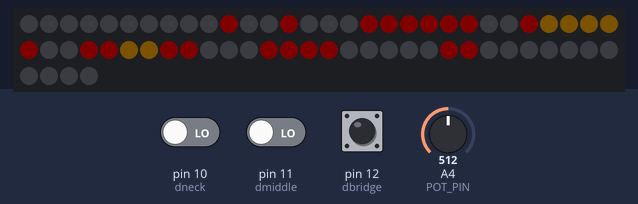
A sketch run on a simulated Arduino Uno, built with avr-gcc and run on an emulated ATmega328P. Parts: 64 RGB LEDs in strip order, left to right, continuing on the next row. The inputs (shaded band) are chosen by the test bench; at power-on: pin 10 (dneck) LOW, A4 (POT_PIN) = 512, pin 11 (dmiddle) LOW, pin 12 (dbridge) HIGH. Dim RGB values are drawn brighter than linear; random numbers use the default seed unless the sketch sets one.

Above: at 1.2 s.
1.3 s: pin 10 (dneck) driven HIGH
At 1.48 s:
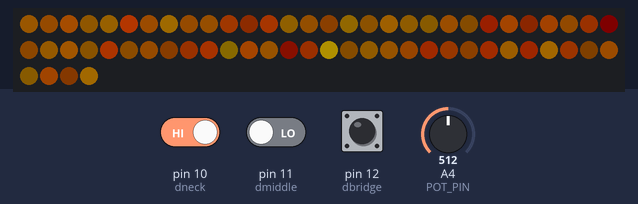
3.7 s: A4 (POT_PIN) set to 0
At 4.2 s:
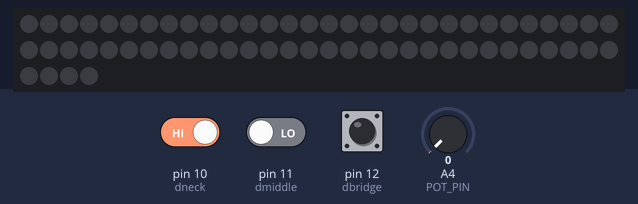
5.4 s: A4 (POT_PIN) set to 122
At 5.55 s:
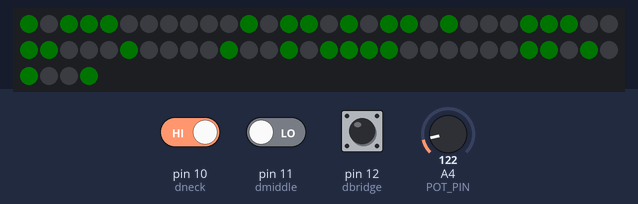
8.4 s: A4 (POT_PIN) set to 306
At 8.87 s:
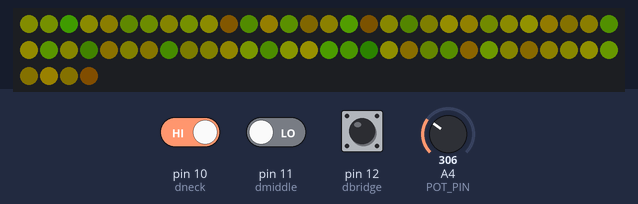
11.1 s: A4 (POT_PIN) set to 511
At 11.27 s:
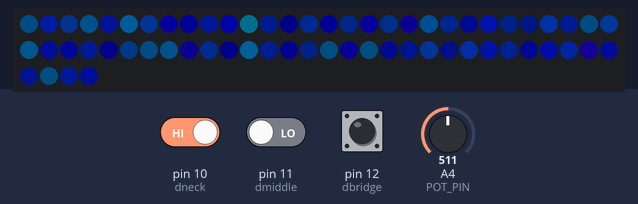
14.1 s: pin 10 (dneck) driven LOW
At 14.9 s:
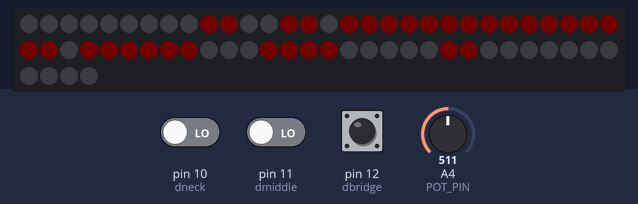
Timing chart, 0 to 17.1 s (numbered marks = the images above; inputs shaded):
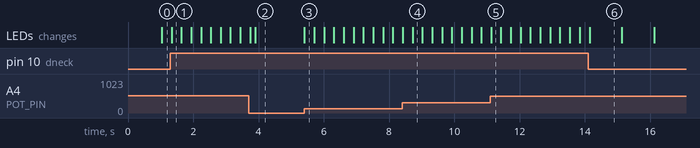

The sketch:

led_matrix.ino
```cpp
#include <FastLED.h>

// possible ideas:

// result = pgm_read_byte(&gamma8[input]);
const uint8_t PROGMEM gamma8[] = {
    0,  0,  0,  0,  0,  0,  0,  0,  0,  0,  0,  0,  0,  0,  0,  0,
    0,  0,  0,  0,  0,  0,  0,  0,  0,  0,  0,  0,  1,  1,  1,  1,
    1,  1,  1,  1,  1,  1,  1,  1,  1,  2,  2,  2,  2,  2,  2,  2,
    2,  3,  3,  3,  3,  3,  3,  3,  4,  4,  4,  4,  4,  5,  5,  5,
    5,  6,  6,  6,  6,  7,  7,  7,  7,  8,  8,  8,  9,  9,  9, 10,
   10, 10, 11, 11, 11, 12, 12, 13, 13, 13, 14, 14, 15, 15, 16, 16,
   17, 17, 18, 18, 19, 19, 20, 20, 21, 21, 22, 22, 23, 24, 24, 25,
   25, 26, 27, 27, 28, 29, 29, 30, 31, 32, 32, 33, 34, 35, 35, 36,
   37, 38, 39, 39, 40, 41, 42, 43, 44, 45, 46, 47, 48, 49, 50, 50,
   51, 52, 54, 55, 56, 57, 58, 59, 60, 61, 62, 63, 64, 66, 67, 68,
   69, 70, 72, 73, 74, 75, 77, 78, 79, 81, 82, 83, 85, 86, 87, 89,
   90, 92, 93, 95, 96, 98, 99,101,102,104,105,107,109,110,112,114,
  115,117,119,120,122,124,126,127,129,131,133,135,137,138,140,142,
  144,146,148,150,152,154,156,158,160,162,164,167,169,171,173,175,
  177,180,182,184,186,189,191,193,196,198,200,203,205,208,210,213,
  215,218,220,223,225,228,231,233,236,239,241,244,247,249,252,255 };

const int LED_PIN = 4;
const int NUM_LEDS = 64;

CRGB led[NUM_LEDS];

const uint32_t heart_data[2][64] = {
{
0x00000000, 0x00000000, 0x00000000, 0x00000000, 0x00000000, 0x00000000, 0x00000000, 0x00000000,
0x00000000, 0xff6500ff, 0xff6500ff, 0x00000000, 0x00000000, 0xff6500ff, 0xff6500ff, 0x00000000,
0xff6500ff, 0xff00e1ff, 0xff00e1ff, 0xff6500ff, 0xff6500ff, 0xff00e1ff, 0xff00e1ff, 0xff6500ff,
0xff6500ff, 0xff00e1ff, 0xff00e1ff, 0xff00e1ff, 0xff00e1ff, 0xff00e1ff, 0xff00e1ff, 0xff6500ff,
0x00000000, 0xff6500ff, 0xff00e1ff, 0xff00e1ff, 0xff00e1ff, 0xff00e1ff, 0xff6500ff, 0x00000000,
0x00000000, 0x00000000, 0xff6500ff, 0xff00e1ff, 0xff00e1ff, 0xff6500ff, 0x00000000, 0x00000000,
0x00000000, 0x00000000, 0x00000000, 0xff6500ff, 0xff6500ff, 0x00000000, 0x00000000, 0x00000000,
0x00000000, 0x00000000, 0x00000000, 0x00000000, 0x00000000, 0x00000000, 0x00000000, 0x00000000
},
{
0x00000000, 0x00000000, 0x00000000, 0x00000000, 0x00000000, 0x00000000, 0x00000000, 0x00000000,
0x00000000, 0x00000000, 0xff6500ff, 0x00000000, 0x00000000, 0xff6500ff, 0x00000000, 0x00000000,
0x00000000, 0xff6500ff, 0xff6500ff, 0xff6500ff, 0xff6500ff, 0xff6500ff, 0xff6500ff, 0x00000000,
0x00000000, 0xff6500ff, 0xff00b3e1, 0xff00b3e1, 0xff00b3e1, 0xff00b3e1, 0xff6500ff, 0x00000000,
0x00000000, 0xff6500ff, 0xff6500ff, 0xff00b3e1, 0xff00b3e1, 0xff6500ff, 0xff6500ff, 0x00000000,
0x00000000, 0x00000000, 0xff6500ff, 0xff6500ff, 0xff6500ff, 0xff6500ff, 0x00000000, 0x00000000,
0x00000000, 0x00000000, 0x00000000, 0xff6500ff, 0xff6500ff, 0x00000000, 0x00000000, 0x00000000,
0x00000000, 0x00000000, 0x00000000, 0x00000000, 0x00000000, 0x00000000, 0x00000000, 0x00000000
},
};

// CUSTOM PISKEL DRAWING HERE
static const uint32_t new_piskel_data[1][64] = {
{
0xffefa55c, 0xffefa55c, 0xffefa55c, 0xffefa55c, 0xffefa55c, 0xffefa55c, 0xffefa55c, 0xffefa55c,
0xffefa55c, 0xffefa55c, 0xffd0beef, 0xffd0beef, 0xffd0beef, 0xffd0beef, 0xffefa55c, 0xffefa55c,
0xffefa55c, 0xffd0beef, 0xffd0beef, 0xffd0beef, 0xffd0beef, 0xffd0beef, 0xffd0beef, 0xffefa55c,
0xffefa55c, 0xffb195e7, 0xffd0beef, 0xff79271a, 0xffd0beef, 0xff79271a, 0xffd0beef, 0xffefa55c,
0xffb195e7, 0xffd0beef, 0xffd0beef, 0xff79271a, 0xffd0beef, 0xff79271a, 0xffd0beef, 0xffb195e7,
0xffb195e7, 0xffb195e7, 0xff926ce0, 0xffd0beef, 0xffd0beef, 0xffd0beef, 0xff926ce0, 0xffb195e7,
0xffefa55c, 0xff572a9f, 0xffb195e7, 0xffb195e7, 0xffd0beef, 0xffd0beef, 0xff572a9f, 0xffefa55c,
0xff5cac67, 0xff572a9f, 0xff5b2fb3, 0xff5b2fb3, 0xff5cac67, 0xff572a9f, 0xff5b2fb3, 0xff5cac67
}
};

// frames of heart piskel
uint8_t* heart0 = (uint8_t*) heart_data[0];
uint8_t* heart1 = (uint8_t*) heart_data[1];

// PISKEL DRAWING POINTER
uint8_t* new_piskel = (uint8_t*) new_piskel_data[0];

// ema brightness control
const int POT_PIN = 4;
uint8_t sensorValue = 0;    //initialization of sensor variable, equivalent to EMA Y
float EMA_a = 0.1;          //initialization of EMA alpha
uint8_t EMA_S = 0;          //initialization of EMA S

// noise stuff; see FastLed docs
// https://github.com/FastLED/FastLED/blob/master/examples/Noise/Noise.ino
uint8_t noise [8][8];

// The 32bit version of our coordinates
static uint16_t noisex;
static uint16_t noisey;
static uint16_t noisez;
// uint16_t speed = 1; // almost looks like a painting, moves very slowly
uint16_t noisespeed = 2; // a nice starting speed, mixes well with a scale of 100

// uint16_t speed = 33;
// uint16_t speed = 100; // wicked fast!
// uint16_t scale = 1; // mostly just solid colors
// uint16_t scale = 4011; // very zoomed out and shimmery
uint16_t scale = 4011;
// end of noise stuff


// pickup pins
const int dbridge = 12;     // bridge pickup
const int dmiddle = 11;     // middle pickup
const int dneck = 10;       // neck pickup

int pupState = 1; // pickup switch position 1-5, changed by checkPup

void setup() {
  FastLED.addLeds<WS2812, LED_PIN, GRB>(led, NUM_LEDS);
  FastLED.clear();
  FastLED.show();

  EMA_S = map(analogRead(POT_PIN), 0, 1023, 0, 255);  //set EMA S for t=1

  // Initialize our coordinates to some random values
  noisex = random16();
  noisey = random16();
  noisez = random16();

  pinMode(dbridge, INPUT);
  pinMode(dmiddle, INPUT);
  pinMode(dneck, INPUT);

  Serial.begin(9600);

}

void loop() {
  sensorValue = map(analogRead(POT_PIN), 0, 1023, 0, 255);    //read the sensor value using ADC
  EMA_S = (EMA_a*sensorValue) + ((1-EMA_a)*EMA_S);            //run the EMA
  checkPup();

  if (pupState == 1) {
    drawHeart();
  } else if (pupState == 2) {
    drawFrame(new_piskel);
  } else if (pupState == 3) {
    gradient();
  } else if (pupState == 4) {
    pulse(CRGB(246, 176, 46), 40);
  } else {  // pupState == 5
    showNoise();
  }
}

void drawHeart() {
  static uint32_t oldTime = millis();
  static boolean toggle = true;
  if (millis() - oldTime > 1000) {
    oldTime = millis();
    toggle = !toggle;
  }
  if (toggle) {
      drawFrame(heart0);
  } else {
    drawFrame(heart1);
  }
}

void drawFrame(uint8_t* frame) {
  int offset = 0;
  for (int y = 0; y < 8; y++) { // 8 is number of rows
    for (int x = 0; x < 8; x++) { // 8 is number of columns
      int pixel = y * 8 + x; // 8 is image width

      uint8_t r = frame[offset + 0];
      uint8_t g = frame[offset + 1];
      uint8_t b = frame[offset + 2];

       // change brightness using gamma table
       r = setColor((uint8_t) (r * (EMA_S / 255.0)));
       g = setColor((uint8_t) (g * (EMA_S / 255.0)));
       b = setColor((uint8_t) (b * (EMA_S / 255.0)));

      offset += 4;

      led[pixel] = CRGB(r, g, b);
    }
  }
  FastLED.show();
}

void gradient() {
  for (int y = 0; y < 8; y++) {
    for (int x = 0; x < 8; x++) {
      int pixel = y * 8 + x; // 8 is image width
      led[pixel] = CHSV((uint8_t) (millis() / 25.0 + 2 * y + x), 255, setColor(255));
    }
  }
  FastLED.show();
}

void pulse(CRGB color, float frequency) {
  float wave = sin8(millis() / 1000.0 * frequency) * 2 / 3 + 85;
  for (int i = 0; i < NUM_LEDS; i++) {
    led[i].r = setColor((uint8_t) (color.r * wave / 255));
    led[i].g = setColor((uint8_t) (color.g * wave / 255));
    led[i].b = setColor((uint8_t) (color.b * wave / 255));
  }
  FastLED.show();
}

// used by showNoise
void fillnoise8() {
  for(int i = 0; i < 8; i++) {
    int ioffset = scale * i;
    for(int j = 0; j < 8; j++) {
      int joffset = scale * j;
      noise[i][j] = inoise8(noisex + ioffset, noisey + joffset, noisez);
    }
  }
  noisez += noisespeed;
}

void showNoise() {
  static uint8_t ihue = 0;
  fillnoise8();
  for(int y = 0; y < 8; y++) {
    for(int x = 0; x < 8; x++) {
      int pixel = y * 8 + x;
      // We use the value at the (x,y) coordinate in the noise
      // array for our brightness, and the flipped value from (y,x)
      // for our pixel's hue.
      //led[pixel] = CHSV(noise[x][y], 255, noise[x][y]);

      // You can also explore other ways to constrain the hue used, like below
      led[pixel] = CHSV(ihue + (noise[y][x]>>2), 255, noise[x][y]);
    }
  }
  ihue += 1;
  FastLED.setBrightness(EMA_S);
  FastLED.show();
}

uint8_t setColor(uint8_t input) {
  uint8_t color = (uint8_t) ((float) input * EMA_S / 255.0);
  return pgm_read_byte(&gamma8[color]);
}


void checkPup() {
  bool drneck = digitalRead(dneck);
  bool drmiddle = digitalRead(dmiddle);
  bool drbridge = digitalRead(dbridge);
  if (drneck == HIGH && drmiddle == LOW) {
    pupState = 5;
  } else if (drneck == HIGH && drmiddle == HIGH) {
    pupState = 4;
  } else if (drmiddle == HIGH && drbridge == LOW) {
    pupState = 3;
  } else if (drmiddle == HIGH && drbridge == HIGH) {
    pupState = 2;
  } else { // if (drmiddle == LOW && drbridge == HIGH)
    pupState = 1;
  }
}
```

Measured:
- after the input at 5.4 s, the LEDs: change at once (image 3)
- what the display in image 6 shows lasts 1.0 s, from 14.1 s to 15.1 s
